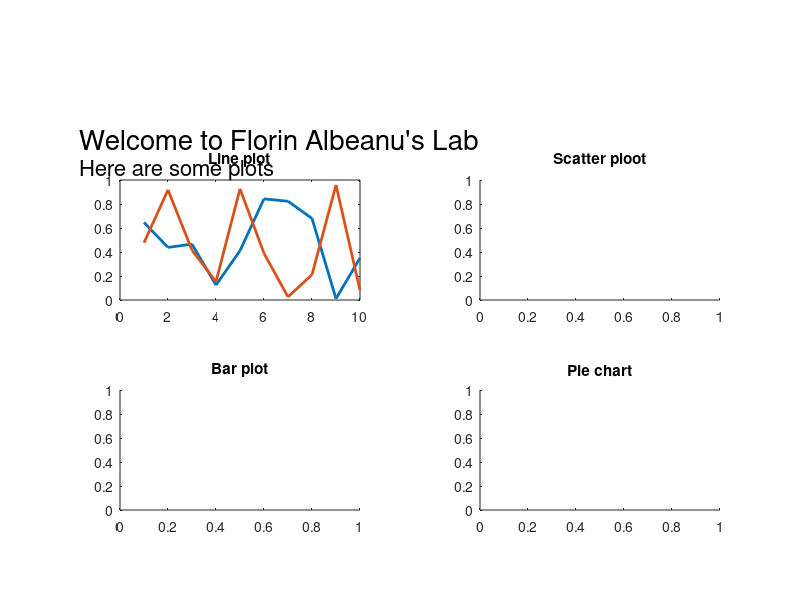

This figure's MATLAB source:
close all
clear all
clc

handles.Fig = figure('Position', [200 200 400 600],'numbertitle','off', 'MenuBar', 'none');
handles.title = annotation('textbox',[.1 .75 .9 .2],'string','Welcome to Florin Albeanu''s Lab','edgecolor','none','fontsize',20);
handles.subtitle = annotation('textbox',[.1 .7 .9 .2],'string','Here are some plots','edgecolor','none','fontsize',16);

%% A line plot
handles.Axes.Line = axes('Position', [.15 .5 .3 .2]);
plot([rand(10,1) rand(10,1)],'LineWidth',2)
title('Line plot')


%% A scatter plot
handles.Axes.Scatter = axes('Position', [2*.15+.3 .5 .3 .2]);
title('Scatter ploot')

%% A bar plot
handles.Axes.Bar = axes('Position', [.15 .15 .3 .2]);
title('Bar plot')

%% A pie chart
handles.Axes.Pie = axes('Position', [2*.15+.3 .15 .3 .2]);
title('Pie chart')
